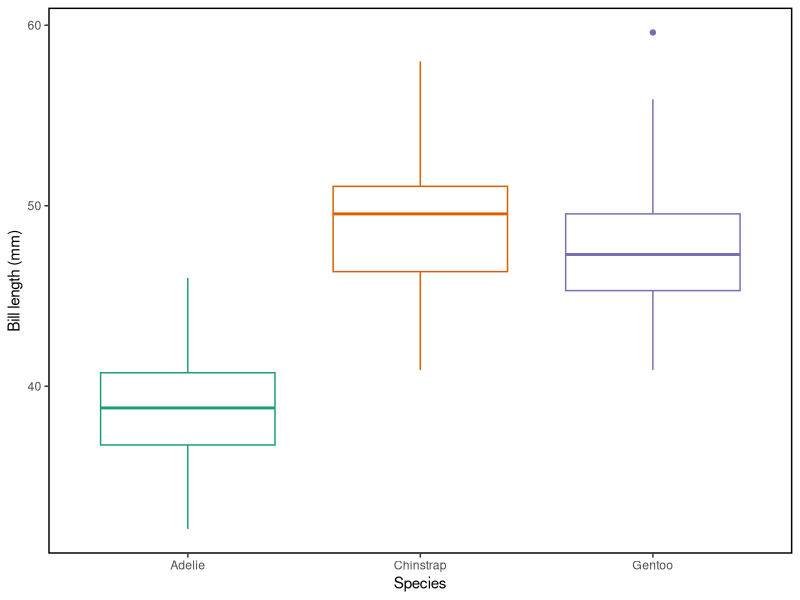
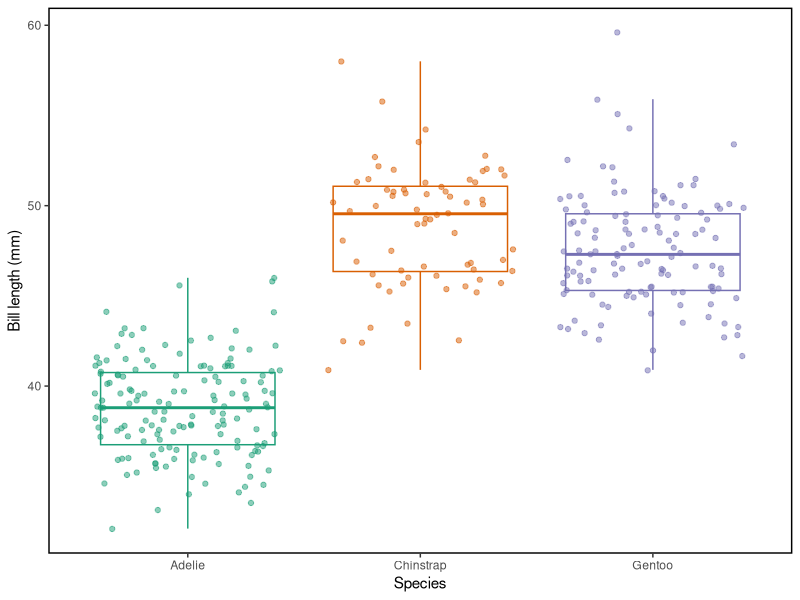
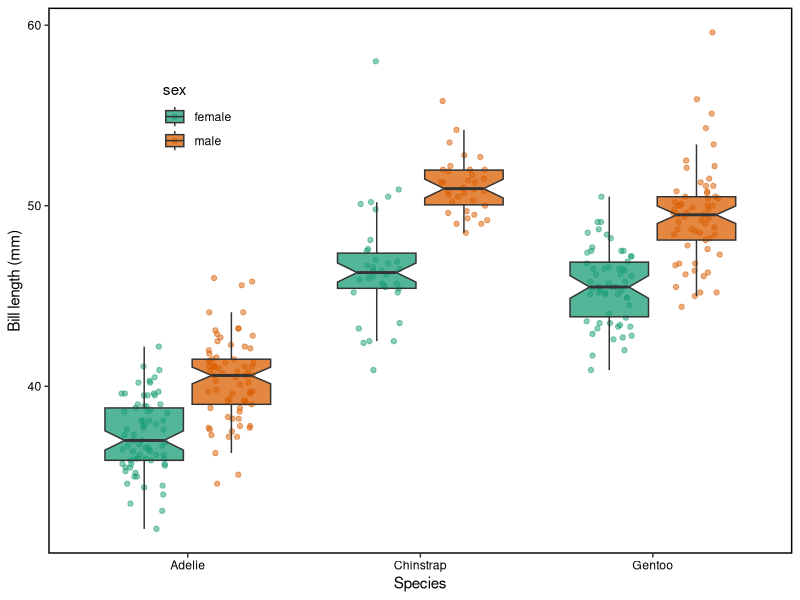
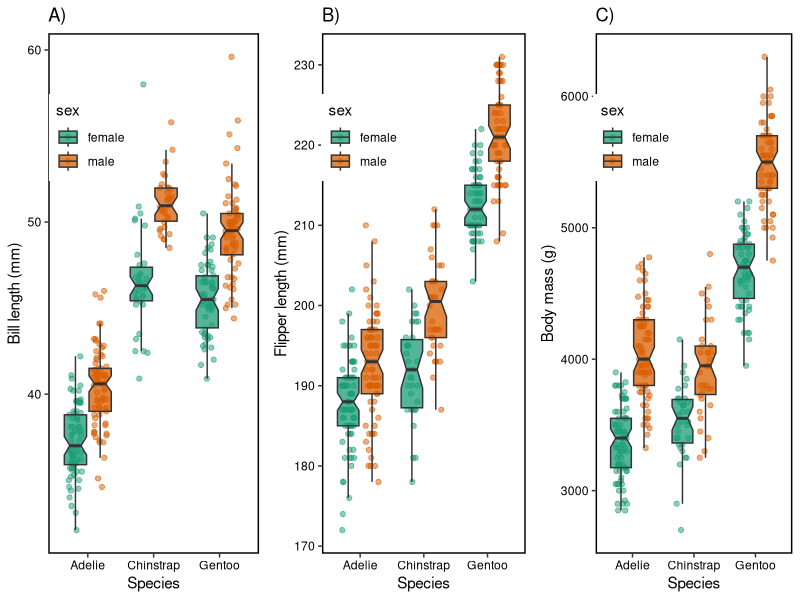

Source code (R) for these figures, in order:


#### load libraries ####
library(ggplot2)
library(data.table)
library(palmerpenguins)

#### load penguins example data (https://allisonhorst.github.io/palmerpenguins/) ####
data(penguins) 

## convert to data.table 
setDT(penguins) 

## assign three colours 
col = c("#1b9e77", "#d95f02", "#7570b3") 

## assign theme
theme_penguin <- theme(legend.position = 'none',
                    panel.grid.minor = element_blank(),
                    panel.background = element_blank(), 
                    panel.border = element_rect(colour = "black", fill=NA, size = 1))


#### basic boxplot ####
ggplot(penguins) + 
  geom_boxplot(aes(species, 
                   bill_length_mm, 
                 color = species)) +
  ylab("Bill length (mm)") +
  xlab("Species") +
  scale_color_manual(values = col) +
  theme_penguin

#### update plot 1 ####
## add data points in background

## plot
ggplot(penguins, aes(species, 
                     bill_length_mm, 
                 color = species)) + 
  geom_boxplot(outlier.color = NA) + ## outlier.color = NA removes the outlier points that are automatically assigned with geom_boxplot
  geom_jitter(alpha = 0.5) +
  ylab("Bill length (mm)") +
  xlab("Species") +
  scale_color_manual(values = col) +
  theme_penguin

#### update plot 2 ####
## split by sex

## remove NAs from DT
penguins <- penguins[!is.na(penguins$sex)]

## update theme_penguin
theme_penguin <- theme(legend.position = c(0.2,0.8),
                       legend.key = element_blank(),
                       axis.text = element_text(color = "black"),
                       panel.grid.minor = element_blank(),
                       panel.background = element_blank(), 
                       panel.border = element_rect(colour = "black", fill=NA, size = 1))

## plot
ggplot(penguins, aes(species, 
                     bill_length_mm)) + 
  geom_jitter(aes(fill = sex,
                  color = sex), 
              alpha = 0.5, 
              position = position_jitterdodge()) +
  geom_boxplot(aes(fill = sex), 
               outlier.color = NA, 
               alpha = 0.75,
               notch = T) + 
  ylab("Bill length (mm)") +
  xlab("Species") +
  scale_fill_manual(values = col) +
  scale_color_manual(values = col) +
  theme_penguin


#### update plot 3 ####
## compare multiple phenotypes by sex and species

gg_bill_len <- ggplot(penguins, aes(species, 
                                    bill_length_mm)) + 
  geom_jitter(aes(fill = sex,
                  color = sex), 
              alpha = 0.5, 
              position = position_jitterdodge()) +
  geom_boxplot(aes(fill = sex), 
               outlier.color = NA, 
               alpha = 0.75,
               notch = T) + 
  ylab("Bill length (mm)") +
  xlab("Species") +
  ggtitle("A)") +
  scale_fill_manual(values = col) +
  scale_color_manual(values = col) +
  theme_penguin

gg_flipper_len <- ggplot(penguins, aes(species, 
                                       flipper_length_mm)) + 
  geom_jitter(aes(fill = sex,
                  color = sex), 
              alpha = 0.5, 
              position = position_jitterdodge()) +
  geom_boxplot(aes(fill = sex), 
               outlier.color = NA, 
               alpha = 0.75,
               notch = T) + 
  ylab("Flipper length (mm)") +
  xlab("Species") +
  ggtitle("B)") +
  scale_fill_manual(values = col) +
  scale_color_manual(values = col) +
  theme_penguin

gg_body_mass <- ggplot(penguins, aes(species, 
                                     body_mass_g)) + 
  geom_jitter(aes(fill = sex,
                  color = sex), 
              alpha = 0.5, 
              position = position_jitterdodge()) +
  geom_boxplot(aes(fill = sex), 
               outlier.color = NA, 
               alpha = 0.75,
               notch = T) + 
  ylab("Body mass (g)") +
  xlab("Species") +
  ggtitle("C)") +
  scale_fill_manual(values = col) +
  scale_color_manual(values = col) +
  theme_penguin

png("figures/fig2.png", 
    width = 6000, 
    height = 3000, 
    units = "px", 
    res = 500)
gridExtra::grid.arrange(gg_bill_len, 
                        gg_flipper_len, 
                        gg_body_mass,
                        nrow = 1, 
                        ncol = 3)
dev.off()
